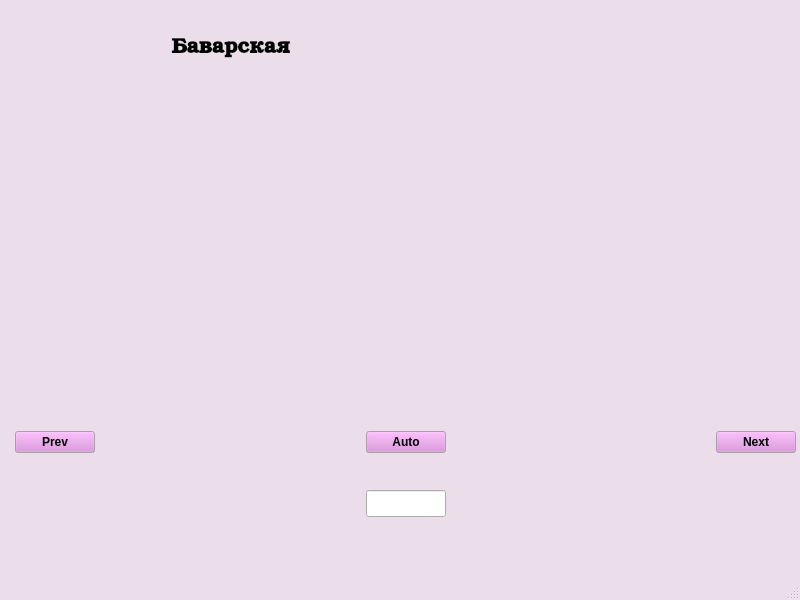
<?xml version="1.0" encoding="UTF-8"?>
<ui version="4.0">
 <class>MainWindow</class>
 <widget class="QMainWindow" name="MainWindow">
  <property name="geometry">
   <rect>
    <x>0</x>
    <y>0</y>
    <width>800</width>
    <height>600</height>
   </rect>
  </property>
  <property name="palette">
   <palette>
    <active>
     <colorrole role="Button">
      <brush brushstyle="SolidPattern">
       <color alpha="255">
        <red>220</red>
        <green>138</green>
        <blue>221</blue>
       </color>
      </brush>
     </colorrole>
     <colorrole role="Window">
      <brush brushstyle="SolidPattern">
       <color alpha="255">
        <red>236</red>
        <green>221</green>
        <blue>235</blue>
       </color>
      </brush>
     </colorrole>
    </active>
    <inactive>
     <colorrole role="Button">
      <brush brushstyle="SolidPattern">
       <color alpha="255">
        <red>220</red>
        <green>138</green>
        <blue>221</blue>
       </color>
      </brush>
     </colorrole>
     <colorrole role="Window">
      <brush brushstyle="SolidPattern">
       <color alpha="255">
        <red>236</red>
        <green>221</green>
        <blue>235</blue>
       </color>
      </brush>
     </colorrole>
    </inactive>
    <disabled>
     <colorrole role="Button">
      <brush brushstyle="SolidPattern">
       <color alpha="255">
        <red>220</red>
        <green>138</green>
        <blue>221</blue>
       </color>
      </brush>
     </colorrole>
     <colorrole role="Base">
      <brush brushstyle="SolidPattern">
       <color alpha="255">
        <red>236</red>
        <green>221</green>
        <blue>235</blue>
       </color>
      </brush>
     </colorrole>
     <colorrole role="Window">
      <brush brushstyle="SolidPattern">
       <color alpha="255">
        <red>236</red>
        <green>221</green>
        <blue>235</blue>
       </color>
      </brush>
     </colorrole>
    </disabled>
   </palette>
  </property>
  <property name="windowTitle">
   <string>MainWindow</string>
  </property>
  <widget class="QWidget" name="centralwidget">
   <widget class="QWidget" name="layoutWidget">
    <property name="geometry">
     <rect>
      <x>15</x>
      <y>7</y>
      <width>781</width>
      <height>541</height>
     </rect>
    </property>
    <layout class="QGridLayout" name="gridLayout_4">
     <property name="sizeConstraint">
      <enum>QLayout::SetDefaultConstraint</enum>
     </property>
     <item row="2" column="1">
      <spacer name="horizontalSpacer_3">
       <property name="orientation">
        <enum>Qt::Horizontal</enum>
       </property>
       <property name="sizeHint" stdset="0">
        <size>
         <width>40</width>
         <height>20</height>
        </size>
       </property>
      </spacer>
     </item>
     <item row="0" column="1">
      <widget class="QLabel" name="nameLabel_2">
       <property name="sizePolicy">
        <sizepolicy hsizetype="Preferred" vsizetype="Fixed">
         <horstretch>0</horstretch>
         <verstretch>0</verstretch>
        </sizepolicy>
       </property>
       <property name="font">
        <font>
         <family>URW Bookman</family>
         <pointsize>16</pointsize>
         <bold>true</bold>
        </font>
       </property>
       <property name="styleSheet">
        <string notr="true"/>
       </property>
       <property name="text">
        <string>Баварская</string>
       </property>
       <property name="alignment">
        <set>Qt::AlignCenter</set>
       </property>
      </widget>
     </item>
     <item row="2" column="3">
      <spacer name="horizontalSpacer_4">
       <property name="orientation">
        <enum>Qt::Horizontal</enum>
       </property>
       <property name="sizeType">
        <enum>QSizePolicy::Expanding</enum>
       </property>
       <property name="sizeHint" stdset="0">
        <size>
         <width>40</width>
         <height>20</height>
        </size>
       </property>
      </spacer>
     </item>
     <item row="2" column="2">
      <widget class="QPushButton" name="autoButton_2">
       <property name="font">
        <font>
         <bold>true</bold>
        </font>
       </property>
       <property name="cursor">
        <cursorShape>PointingHandCursor</cursorShape>
       </property>
       <property name="text">
        <string>Auto</string>
       </property>
       <property name="iconSize">
        <size>
         <width>80</width>
         <height>60</height>
        </size>
       </property>
       <property name="checkable">
        <bool>true</bool>
       </property>
       <property name="checked">
        <bool>false</bool>
       </property>
      </widget>
     </item>
     <item row="2" column="0">
      <widget class="QPushButton" name="prevButton_2">
       <property name="sizePolicy">
        <sizepolicy hsizetype="Fixed" vsizetype="Fixed">
         <horstretch>0</horstretch>
         <verstretch>0</verstretch>
        </sizepolicy>
       </property>
       <property name="font">
        <font>
         <bold>true</bold>
        </font>
       </property>
       <property name="cursor">
        <cursorShape>PointingHandCursor</cursorShape>
       </property>
       <property name="acceptDrops">
        <bool>false</bool>
       </property>
       <property name="autoFillBackground">
        <bool>false</bool>
       </property>
       <property name="text">
        <string>Prev</string>
       </property>
       <property name="iconSize">
        <size>
         <width>100</width>
         <height>40</height>
        </size>
       </property>
       <property name="shortcut">
        <string/>
       </property>
       <property name="autoDefault">
        <bool>false</bool>
       </property>
       <property name="default">
        <bool>false</bool>
       </property>
       <property name="flat">
        <bool>false</bool>
       </property>
      </widget>
     </item>
     <item row="2" column="4">
      <widget class="QPushButton" name="nextButton_2">
       <property name="sizePolicy">
        <sizepolicy hsizetype="Fixed" vsizetype="Fixed">
         <horstretch>0</horstretch>
         <verstretch>0</verstretch>
        </sizepolicy>
       </property>
       <property name="font">
        <font>
         <bold>true</bold>
        </font>
       </property>
       <property name="cursor">
        <cursorShape>PointingHandCursor</cursorShape>
       </property>
       <property name="text">
        <string>Next</string>
       </property>
       <property name="iconSize">
        <size>
         <width>100</width>
         <height>40</height>
        </size>
       </property>
       <property name="flat">
        <bool>false</bool>
       </property>
      </widget>
     </item>
     <item row="3" column="2">
      <widget class="QSpinBox" name="spinBox_2">
       <property name="font">
        <font>
         <family>URW Bookman</family>
         <pointsize>14</pointsize>
         <bold>true</bold>
        </font>
       </property>
       <property name="styleSheet">
        <string notr="true">color: rgb(255, 255, 255);</string>
       </property>
       <property name="buttonSymbols">
        <enum>QAbstractSpinBox::NoButtons</enum>
       </property>
       <property name="minimum">
        <number>1</number>
       </property>
       <property name="maximum">
        <number>1000</number>
       </property>
      </widget>
     </item>
     <item row="1" column="0" colspan="5">
      <widget class="QLabel" name="nameLabel_3">
       <property name="sizePolicy">
        <sizepolicy hsizetype="Preferred" vsizetype="Fixed">
         <horstretch>0</horstretch>
         <verstretch>0</verstretch>
        </sizepolicy>
       </property>
       <property name="minimumSize">
        <size>
         <width>0</width>
         <height>300</height>
        </size>
       </property>
       <property name="font">
        <font>
         <family>URW Bookman</family>
         <pointsize>16</pointsize>
         <bold>true</bold>
        </font>
       </property>
       <property name="styleSheet">
        <string notr="true">image: url(:/new/img/img/bavarskaya.jpg);</string>
       </property>
       <property name="text">
        <string/>
       </property>
       <property name="alignment">
        <set>Qt::AlignCenter</set>
       </property>
      </widget>
     </item>
    </layout>
   </widget>
  </widget>
  <widget class="QMenuBar" name="menubar">
   <property name="geometry">
    <rect>
     <x>0</x>
     <y>0</y>
     <width>800</width>
     <height>22</height>
    </rect>
   </property>
  </widget>
  <widget class="QStatusBar" name="statusbar"/>
 </widget>
 <resources/>
 <connections/>
</ui>
